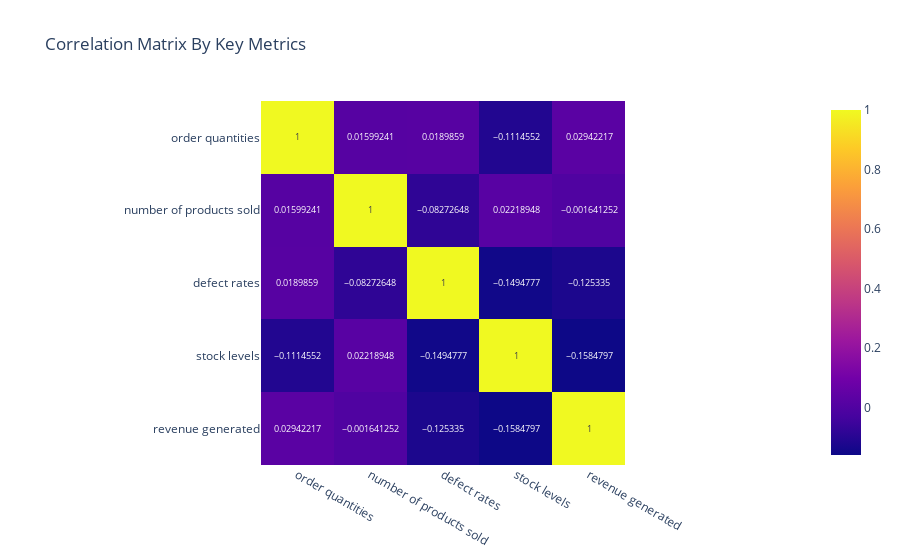

This figure's notebook cell:
### Code cell
corr = ['order quantities','number of products sold','defect rates','stock levels','revenue generated']
plot1 = px.imshow(df[corr].corr(),text_auto=True,title='Correlation Matrix By Key Metrics')
plot1

### Figure 1 — Plotly figure (JSON) as saved in the notebook; plotly's stock layout.template omitted (floating-point values rounded to 4 significant figures)
{"data": [{"coloraxis": "coloraxis", "hovertemplate": "x: %{x}<br>y: %{y}<br>color: %{z}<extra></extra>", "name": "0", "texttemplate": "%{z}", "type": "heatmap", "x": ["order quantities", "number of products sold", "defect rates", "stock levels", "revenue generated"], "xaxis": "x", "y": ["order quantities", "number of products sold", "defect rates", "stock levels", "revenue generated"], "yaxis": "y", "z": [[1, 0.01599, 0.01899, -0.1115, 0.02942], [0.01599, 1, -0.08273, 0.02219, -0.001641], [0.01899, -0.08273, 1, -0.1495, -0.1253], [-0.1115, 0.02219, -0.1495, 1, -0.1585], [0.02942, -0.001641, -0.1253, -0.1585, 1]]}], "layout": {"coloraxis": {"colorscale": [[0, "#0d0887"], [0.1111, "#46039f"], [0.2222, "#7201a8"], [0.3333, "#9c179e"], [0.4444, "#bd3786"], [0.5556, "#d8576b"], [0.6667, "#ed7953"], [0.7778, "#fb9f3a"], [0.8889, "#fdca26"], [1, "#f0f921"]]}, "title": {"text": "Correlation Matrix By Key Metrics"}, "xaxis": {"anchor": "y", "constrain": "domain", "domain": [0, 1], "scaleanchor": "y"}, "yaxis": {"anchor": "x", "autorange": "reversed", "constrain": "domain", "domain": [0, 1]}}}
